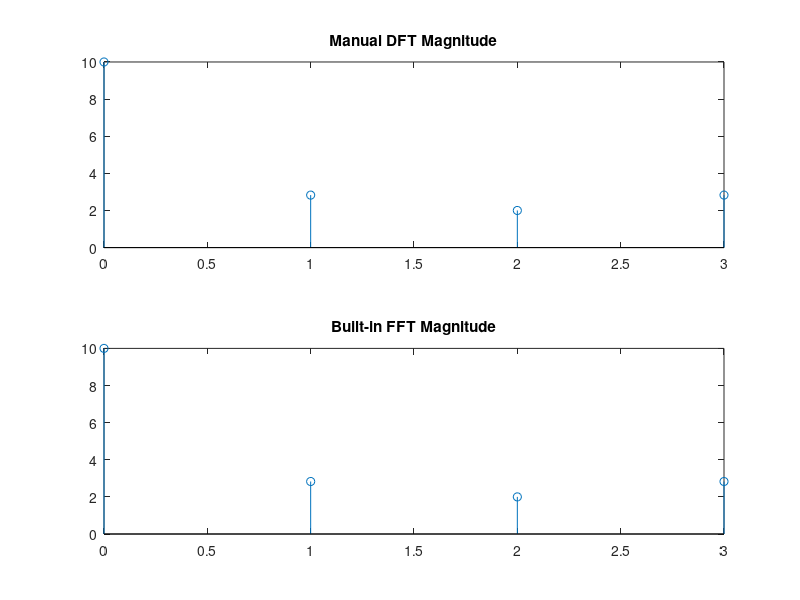

MATLAB code for this plot:
x = [1, 2, 3, 4]; 
N = length(x);
X_manual = zeros(1, N);

for k = 0:N-1
    for n = 0:N-1
        X_manual(k+1) = X_manual(k+1) + x(n+1) * exp(-1i*2*pi*k*n/N);
    end
end
X_fft = fft(x);

figure;
subplot(2,1,1); 
stem(0:N-1, abs(X_manual)); 
title('Manual DFT Magnitude');

subplot(2,1,2); 
stem(0:N-1, abs(X_fft)); 
title('Built-in FFT Magnitude');
